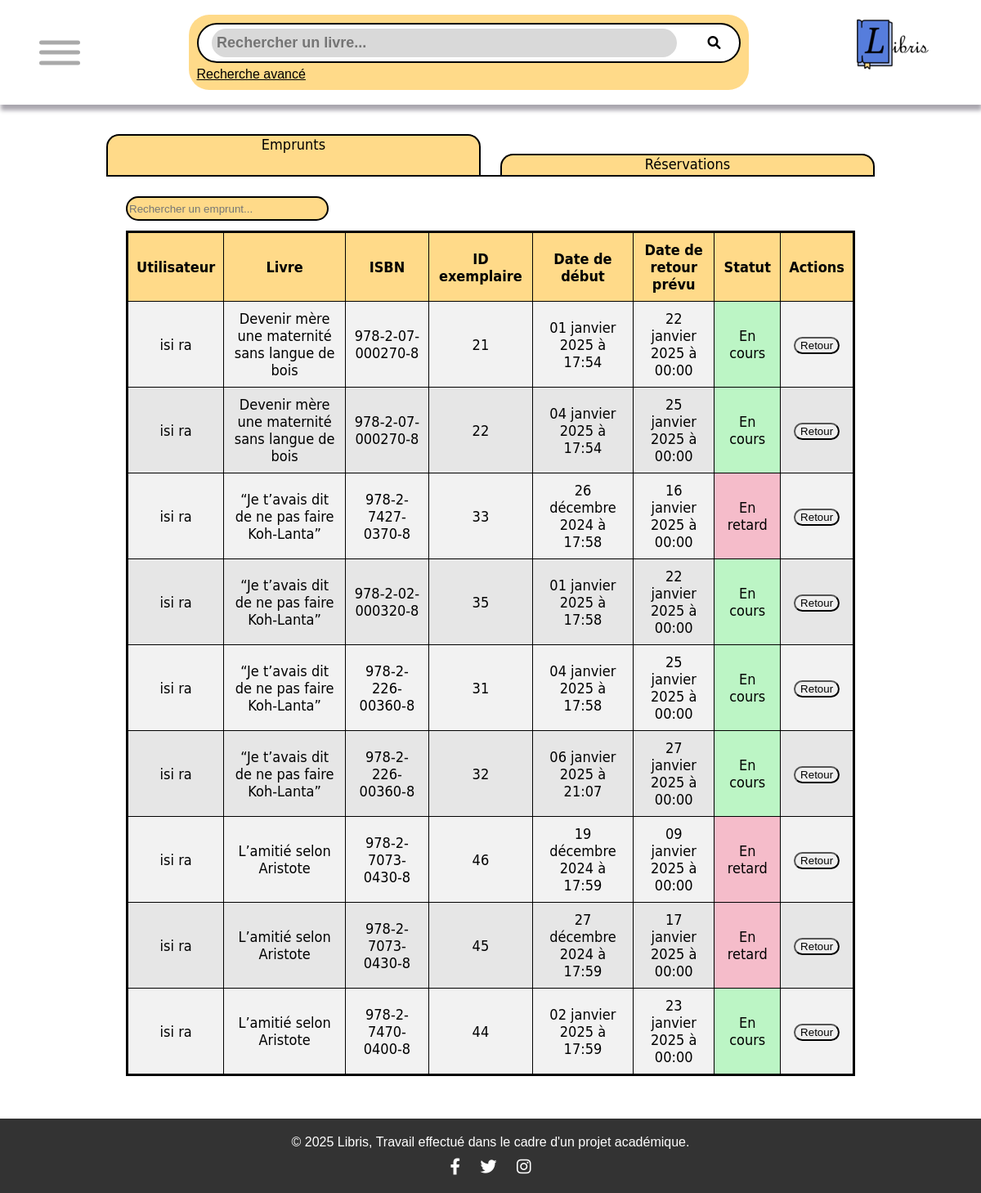
The page /Libris/gestion-emprunts-reservations.php on the database its author committed.
### tables this page shows
CREATE TABLE IF NOT EXISTS `emprunter` (
  `id_exemplaire` int NOT NULL,
  `id_util` int NOT NULL,
  `date_debut_emprunt` timestamp NOT NULL DEFAULT CURRENT_TIMESTAMP,
  `date_fin_emprunt` date DEFAULT NULL,
  PRIMARY KEY (`id_exemplaire`,`id_util`,`date_debut_emprunt`),
  KEY `id_util` (`id_util`)
);

CREATE TABLE IF NOT EXISTS `utilisateur` (
  `id_util` int NOT NULL AUTO_INCREMENT,
  `prenom_util` varchar(20) NOT NULL,
  `nom_util` varchar(20) NOT NULL,
  `adresse_util` varchar(60) NOT NULL,
  `tel_util` varchar(15) NOT NULL,
  `pseudo` varchar(20) NOT NULL,
  `mdp` varchar(70) NOT NULL,
  `img_profil` varchar(1000) NOT NULL,
  `email` varchar(100) NOT NULL,
  `date_naissance` date NOT NULL,
  PRIMARY KEY (`id_util`),
  UNIQUE KEY `pseudo` (`pseudo`,`email`)
);

CREATE TABLE IF NOT EXISTS `livre` (
  `id_livre` int NOT NULL AUTO_INCREMENT,
  `cote_livre` varchar(10) NOT NULL,
  `titre_livre` varchar(50) NOT NULL,
  `type_litteraire` varchar(50) NOT NULL,
  `img_couverture` varchar(1000) NOT NULL,
  `resume` varchar(2000) NOT NULL,
  PRIMARY KEY (`id_livre`)
);

CREATE TABLE IF NOT EXISTS `exemplaire` (
  `id_exemplaire` int NOT NULL AUTO_INCREMENT,
  `num_isbn` varchar(17) NOT NULL,
  PRIMARY KEY (`id_exemplaire`),
  KEY `num_isbn` (`num_isbn`)
);

### Libris/gestion-emprunts-reservations.php (the view, shortened to what this page needs)
<?php
require('header.php');
$stmtEmprunts = $conn->prepare("
    SELECT
        l.id_livre,
        l.titre_livre,
        l.cote_livre,
        e.id_exemplaire,
        e.num_isbn,
        u.id_util,
        u.nom_util,
        u.prenom_util,
        u.email,
        emp.date_debut_emprunt,
        emp.date_fin_emprunt
    FROM
        emprunter emp
    INNER JOIN
        exemplaire e ON emp.id_exemplaire = e.id_exemplaire
    INNER JOIN
        isbn i ON e.num_isbn = i.num_isbn
    INNER JOIN
        livre l ON i.id_livre = l.id_livre
    INNER JOIN
        utilisateur u ON emp.id_util = u.id_util
    ORDER BY
        l.id_livre, emp.date_debut_emprunt
");
$stmtEmprunts->execute();
$emprunts = $stmtEmprunts->fetchAll(PDO::FETCH_ASSOC);
function calculerDateRetour($dateEmprunt) {
    $date = new DateTime($dateEmprunt);
    $date->modify('+3 weeks');
    return $date->format('Y-m-d');
}
function calculerStatut($dateEmprunt) {
    $dateRetourObj = new DateTime(calculerDateRetour($dateEmprunt));
    $dateActuelle = new DateTime();
    if ($dateRetourObj >= $dateActuelle) {
        return "En cours";
    } else {
        return "En retard";
    }
}
function convertirDate($date) {
    $timestamp = strtotime($date);
    $mois = [
        "01" => "janvier", "02" => "février", "03" => "mars",
        "04" => "avril", "05" => "mai", "06" => "juin",
        "07" => "juillet", "08" => "août", "09" => "septembre",
        "10" => "octobre", "11" => "novembre", "12" => "décembre"
    ];
    $jour = date("d", $timestamp);
    $moisNum = date("m", $timestamp);
    $annee = date("Y", $timestamp);
    $heure = date("H", $timestamp);
    $minute = date("i", $timestamp);
    return "$jour " . $mois[$moisNum] . " $annee à $heure:$minute";
}
?>
    <!DOCTYPE html>
    <html lang="FR">
    <head>
    </head>
    <body>
    <main class="gestion-emprunts-reservations">
        <div class="onglets-gestion">
            <div class="onglet-gestion active-gestion" id="onglet-gestion-emprunts" onclick="openTab('emprunts')">Emprunts</div>
            <div class="onglet-gestion" id="onglet-gestion-reservations" onclick="openTab('reservations')">Réservations</div>
        </div>
        <div class="onglet-gestion-content active-gestion" id="emprunts">
            <input type="text" id="search-emprunts-input" placeholder="Rechercher un emprunt..." onkeyup="searchEmprunts()">
            <table class="table-gestion" id="table-emprunts">
                <thead>
                <tr>
                    <th>Utilisateur</th>
                    <th>Livre</th>
                    <th>ISBN</th>
                    <th>ID exemplaire</th>
                    <th>Date de début</th>
                    <th>Date de retour prévu</th>
                    <th>Statut</th>
                    <th>Actions</th>
                </tr>
                </thead>
                <tbody>
                <?php
                foreach ($emprunts as $emprunt) {
                    echo "<tr>";
                    echo "<td>". $emprunt['prenom_util']." ". $emprunt['nom_util'] ."</td>";
                    echo "<td>". $emprunt['titre_livre']. "</td>";
                    echo "<td>". $emprunt['num_isbn']. "</td>";
                    echo "<td>". $emprunt['id_exemplaire']. "</td>";
                    echo "<td>". convertirDate($emprunt['date_debut_emprunt']). "</td>";
                    echo "<td>". convertirDate(calculerDateRetour($emprunt['date_debut_emprunt']))  . "</td>";
                    echo "<td class='col-statut'>". calculerStatut($emprunt['date_debut_emprunt']) ."</td>";
                    echo "<td>
                        <button onclick=popupConfirmRetour(".$emprunt['id_exemplaire'].",".$emprunt['id_util'].")>Retour</button>
                    </td>";
                    echo "</tr>";
                }
                ?>
                </tbody>
            </table>
        </div>
    </main>
    </body>
    </html>
<?php require("footer.php"); ?>

### Libris/css/style.css (style rules this page uses)
html, body { height: 100%; margin: 0; display: flex; flex-direction: column; font-family: "Montserrat", sans-serif; overflow: scroll; overflow-x: hidden; }
main { flex: 1; align-items: center; justify-content: center; }
table,th,tr,td { font-size: large; align-items: center; border: 1px solid black; border-collapse: collapse; margin: 0; padding: 1%; }
.gestion-emprunts-reservations { margin-bottom: 4em; margin-left: 10em; margin-right: 10em; font-family: "Gill Sans", "Gill Sans MT", "Myriad Pro", "DejaVu Sans Condensed", Helvetica, Arial, "sans-serif"; font-size: small; }
#search-emprunts-input, #search-reservations-input { background-color: #FFDA89; border: 2px solid black; border-radius: 25px; height: 2vw; width: 20vw; margin-bottom: 1vw; }
.table-gestion { width: 100%; border-collapse: collapse; border: solid 3px black; }
.table-gestion thead th { background-color: #FFDA89; text-align: center; padding: 10px; }
.table-gestion tbody td { text-align: center; padding: 10px; }
.table-gestion tbody tr:nth-child(odd) { background-color: #F2F2F2; }
.table-gestion tbody tr:nth-child(even) { background-color: #E6E6E6; }
.gestion-emprunts-reservations button { border-radius: 15px; cursor: pointer; transition: 0.3s ease; }
.onglets-gestion { position: relative; display: flex; justify-content: space-between; align-items: flex-end; height: 5vw; border-bottom: 2px solid black; width: 100%; gap: 2vw; margin-top: 2em; }
.onglet-gestion { flex: 1; position: relative; cursor: pointer; border-radius: 1.3vw 1.3vw 0 0; height: 2vw; text-align: center; border-top: 2px solid black; border-right: 2px solid black; border-left: 2px solid black; font-size: 18px; transition: height 0.3s ease-out; background-color: #FFDA89; }
.onglet-gestion::before { content: attr(data-text); position: absolute; top: 0; left: 0; right: 0; line-height: 1.2; }
.onglet-gestion.active-gestion { color: black; transition: height 0.3s ease-out; height: 4vw; }
.onglet-gestion-content { display: none; margin: 2vw 2vw; }
.onglet-gestion-content.active-gestion { display: block; }
.gestion-emprunts-reservations button, .gestion-utilisateurs button { border-radius: 15px; cursor: pointer; transition: 0.3s ease; }

### rows shown on the page
emprunter: id_util.prenom_util "isi", id_util.nom_util "ra", livre.titre_livre "Devenir mère une maternité sans langue de bois", id_exemplaire.num_isbn "978-2-07-000270-8", id_exemplaire.id_exemplaire "21", date_debut_emprunt "01 janvier 2025 à 17:54", date_debut_emprunt "22 janvier 2025 à 00:00", date_debut_emprunt "En cours"
emprunter: id_util.prenom_util "isi", id_util.nom_util "ra", livre.titre_livre "Devenir mère une maternité sans langue de bois", id_exemplaire.num_isbn "978-2-07-000270-8", id_exemplaire.id_exemplaire "22", date_debut_emprunt "04 janvier 2025 à 17:54", date_debut_emprunt "25 janvier 2025 à 00:00", date_debut_emprunt "En cours"
emprunter: id_util.prenom_util "isi", id_util.nom_util "ra", livre.titre_livre "“Je t’avais dit de ne pas faire Koh-Lanta”", id_exemplaire.num_isbn "978-2-7427-0370-8", id_exemplaire.id_exemplaire "33", date_debut_emprunt "26 décembre 2024 à 17:58", date_debut_emprunt "16 janvier 2025 à 00:00", date_debut_emprunt "En retard"
emprunter: id_util.prenom_util "isi", id_util.nom_util "ra", livre.titre_livre "“Je t’avais dit de ne pas faire Koh-Lanta”", id_exemplaire.num_isbn "978-2-02-000320-8", id_exemplaire.id_exemplaire "35", date_debut_emprunt "01 janvier 2025 à 17:58", date_debut_emprunt "22 janvier 2025 à 00:00", date_debut_emprunt "En cours"
emprunter: id_util.prenom_util "isi", id_util.nom_util "ra", livre.titre_livre "“Je t’avais dit de ne pas faire Koh-Lanta”", id_exemplaire.num_isbn "978-2-226-00360-8", id_exemplaire.id_exemplaire "31", date_debut_emprunt "04 janvier 2025 à 17:58", date_debut_emprunt "25 janvier 2025 à 00:00", date_debut_emprunt "En cours"
emprunter: id_util.prenom_util "isi", id_util.nom_util "ra", livre.titre_livre "“Je t’avais dit de ne pas faire Koh-Lanta”", id_exemplaire.num_isbn "978-2-226-00360-8", id_exemplaire.id_exemplaire "32", date_debut_emprunt "06 janvier 2025 à 21:07", date_debut_emprunt "27 janvier 2025 à 00:00", date_debut_emprunt "En cours"
emprunter: id_util.prenom_util "isi", id_util.nom_util "ra", livre.titre_livre "L’amitié selon Aristote", id_exemplaire.num_isbn "978-2-7073-0430-8", id_exemplaire.id_exemplaire "46", date_debut_emprunt "19 décembre 2024 à 17:59", date_debut_emprunt "09 janvier 2025 à 00:00", date_debut_emprunt "En retard"
emprunter: id_util.prenom_util "isi", id_util.nom_util "ra", livre.titre_livre "L’amitié selon Aristote", id_exemplaire.num_isbn "978-2-7073-0430-8", id_exemplaire.id_exemplaire "45", date_debut_emprunt "27 décembre 2024 à 17:59", date_debut_emprunt "17 janvier 2025 à 00:00", date_debut_emprunt "En retard"
emprunter: id_util.prenom_util "isi", id_util.nom_util "ra", livre.titre_livre "L’amitié selon Aristote", id_exemplaire.num_isbn "978-2-7470-0400-8", id_exemplaire.id_exemplaire "44", date_debut_emprunt "02 janvier 2025 à 17:59", date_debut_emprunt "23 janvier 2025 à 00:00", date_debut_emprunt "En cours"
